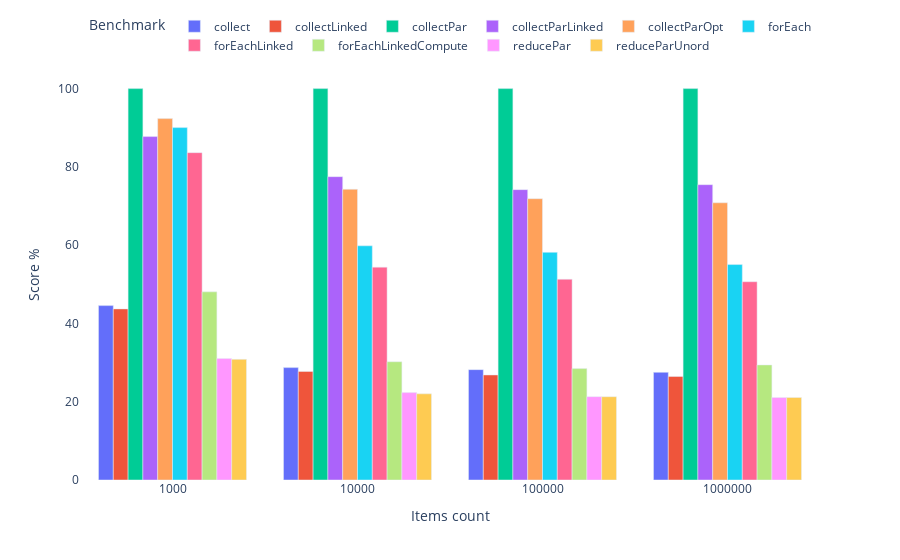

The cell this chart's notebook holds for it:
### Code cell
write_chart(chart,profile,benchmark)

### Figure 1 — Plotly figure (JSON) as saved in the notebook; plotly's stock layout.template omitted (floating-point values rounded to 4 significant figures)
{"data": [{"alignmentgroup": "True", "hovertemplate": "Benchmark=collect<br>Items count=%{x}<br>Score %=%{y}<extra></extra>", "legendgroup": "collect", "marker": {"color": "#636efa", "pattern": {"shape": ""}}, "name": "collect", "offsetgroup": "collect", "orientation": "v", "showlegend": true, "textposition": "auto", "type": "bar", "x": ["1000", "10000", "100000", "1000000"], "xaxis": "x", "y": [44.55, 28.72, 28.2, 27.51], "yaxis": "y"}, {"alignmentgroup": "True", "hovertemplate": "Benchmark=collectLinked<br>Items count=%{x}<br>Score %=%{y}<extra></extra>", "legendgroup": "collectLinked", "marker": {"color": "#EF553B", "pattern": {"shape": ""}}, "name": "collectLinked", "offsetgroup": "collectLinked", "orientation": "v", "showlegend": true, "textposition": "auto", "type": "bar", "x": ["1000", "10000", "100000", "1000000"], "xaxis": "x", "y": [43.71, 27.74, 26.84, 26.44], "yaxis": "y"}, {"alignmentgroup": "True", "hovertemplate": "Benchmark=collectPar<br>Items count=%{x}<br>Score %=%{y}<extra></extra>", "legendgroup": "collectPar", "marker": {"color": "#00cc96", "pattern": {"shape": ""}}, "name": "collectPar", "offsetgroup": "collectPar", "orientation": "v", "showlegend": true, "textposition": "auto", "type": "bar", "x": ["1000", "10000", "100000", "1000000"], "xaxis": "x", "y": [100, 100, 100, 100], "yaxis": "y"}, {"alignmentgroup": "True", "hovertemplate": "Benchmark=collectParLinked<br>Items count=%{x}<br>Score %=%{y}<extra></extra>", "legendgroup": "collectParLinked", "marker": {"color": "#ab63fa", "pattern": {"shape": ""}}, "name": "collectParLinked", "offsetgroup": "collectParLinked", "orientation": "v", "showlegend": true, "textposition": "auto", "type": "bar", "x": ["1000", "10000", "100000", "1000000"], "xaxis": "x", "y": [87.74, 77.5, 74.19, 75.45], "yaxis": "y"}, {"alignmentgroup": "True", "hovertemplate": "Benchmark=collectParOpt<br>Items count=%{x}<br>Score %=%{y}<extra></extra>", "legendgroup": "collectParOpt", "marker": {"color": "#FFA15A", "pattern": {"shape": ""}}, "name": "collectParOpt", "offsetgroup": "collectParOpt", "orientation": "v", "showlegend": true, "textposition": "auto", "type": "bar", "x": ["1000", "10000", "100000", "1000000"], "xaxis": "x", "y": [92.33, 74.27, 71.87, 70.82], "yaxis": "y"}, {"alignmentgroup": "True", "hovertemplate": "Benchmark=forEach<br>Items count=%{x}<br>Score %=%{y}<extra></extra>", "legendgroup": "forEach", "marker": {"color": "#19d3f3", "pattern": {"shape": ""}}, "name": "forEach", "offsetgroup": "forEach", "orientation": "v", "showlegend": true, "textposition": "auto", "type": "bar", "x": ["1000", "10000", "100000", "1000000"], "xaxis": "x", "y": [90.04, 59.83, 58.16, 55.05], "yaxis": "y"}, {"alignmentgroup": "True", "hovertemplate": "Benchmark=forEachLinked<br>Items count=%{x}<br>Score %=%{y}<extra></extra>", "legendgroup": "forEachLinked", "marker": {"color": "#FF6692", "pattern": {"shape": ""}}, "name": "forEachLinked", "offsetgroup": "forEachLinked", "orientation": "v", "showlegend": true, "textposition": "auto", "type": "bar", "x": ["1000", "10000", "100000", "1000000"], "xaxis": "x", "y": [83.63, 54.38, 51.29, 50.66], "yaxis": "y"}, {"alignmentgroup": "True", "hovertemplate": "Benchmark=forEachLinkedCompute<br>Items count=%{x}<br>Score %=%{y}<extra></extra>", "legendgroup": "forEachLinkedCompute", "marker": {"color": "#B6E880", "pattern": {"shape": ""}}, "name": "forEachLinkedCompute", "offsetgroup": "forEachLinkedCompute", "orientation": "v", "showlegend": true, "textposition": "auto", "type": "bar", "x": ["1000", "10000", "100000", "1000000"], "xaxis": "x", "y": [48.07, 30.21, 28.46, 29.4], "yaxis": "y"}, {"alignmentgroup": "True", "hovertemplate": "Benchmark=reducePar<br>Items count=%{x}<br>Score %=%{y}<extra></extra>", "legendgroup": "reducePar", "marker": {"color": "#FF97FF", "pattern": {"shape": ""}}, "name": "reducePar", "offsetgroup": "reducePar", "orientation": "v", "showlegend": true, "textposition": "auto", "type": "bar", "x": ["1000", "10000", "100000", "1000000"], "xaxis": "x", "y": [31.05, 22.33, 21.3, 21.08], "yaxis": "y"}, {"alignmentgroup": "True", "hovertemplate": "Benchmark=reduceParUnord<br>Items count=%{x}<br>Score %=%{y}<extra></extra>", "legendgroup": "reduceParUnord", "marker": {"color": "#FECB52", "pattern": {"shape": ""}}, "name": "reduceParUnord", "offsetgroup": "reduceParUnord", "orientation": "v", "showlegend": true, "textposition": "auto", "type": "bar", "x": ["1000", "10000", "100000", "1000000"], "xaxis": "x", "y": [30.83, 22.02, 21.28, 21.07], "yaxis": "y"}], "layout": {"autosize": true, "barmode": "group", "legend": {"orientation": "h", "title": {"text": "Benchmark"}, "tracegroupgap": 0, "x": 0.01, "xanchor": "left", "y": 1.02, "yanchor": "bottom"}, "margin": {"t": 60}, "plot_bgcolor": "rgba(0, 0, 0, 0)", "xaxis": {"anchor": "y", "autorange": true, "domain": [0, 1], "range": [-0.5, 3.5], "title": {"text": "Items count"}, "type": "category"}, "yaxis": {"anchor": "x", "autorange": true, "domain": [0, 1], "range": [0, 105.3], "title": {"text": "Score %"}, "type": "linear"}}}
